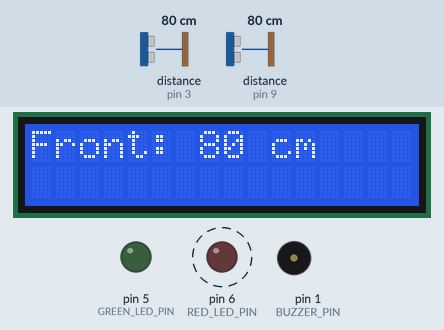
Bench run of a sketch on a simulated Arduino Uno, built with avr-gcc and run on an emulated ATmega328P. Shown: 16×2 character LCD, output pins drawn as LEDs (lit = HIGH), buzzer (waves = sounding). Wiring (inferred from the names in the program): 2 × ultrasonic range finder: trigger pin 2, echo pin 3 / trigger pin 4, echo pin 9. Dashed ring = blinking. The inputs (shaded band) are chosen by the test bench; at power-on: distance to the obstacle (sensors on pin 9, pin 3) 80 cm. The echo pulse lasts 58.3 µs per cm; pins used as bus, display or sensor lines are not drawn.

Above: at 3.2 s.
3.3 s: distance to the obstacle (sensor on pin 9) set to 197 cm
At 4.9 s:
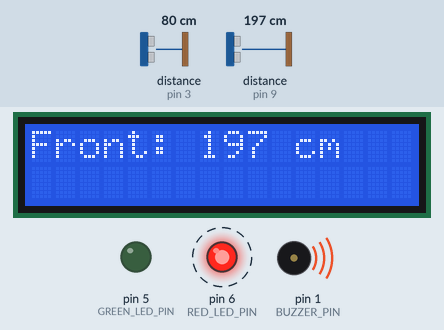
6.6 s: distance to the obstacle (sensor on pin 9) set to 200 cm
At 8.5 s:
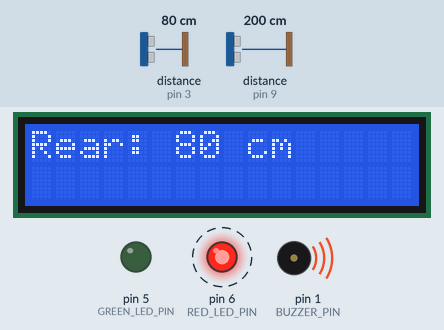
11.6 s: distance to the obstacle (sensor on pin 3) set to 195 cm
At 16.0 s:
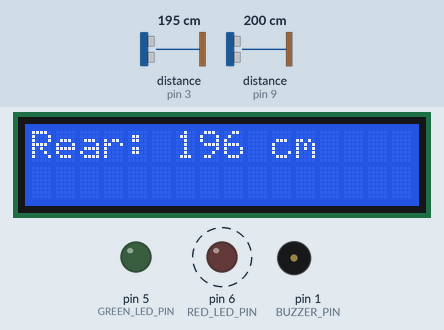
16.7 s: distance to the obstacle (sensor on pin 3) set to 203 cm
At 21.1 s:
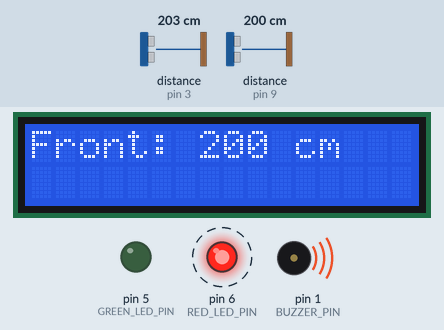
21.8 s: distance to the obstacle (sensor on pin 9) set to 299 cm
At 22.7 s:
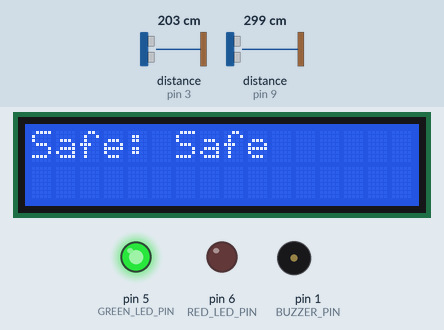
27.7 s: distance to the obstacle (sensor on pin 3) set to 2 cm
At 28.0 s:
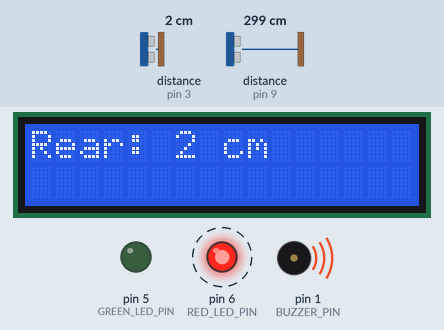
Timing chart, 0 to 31.4 s (numbered marks = the images above; inputs shaded):
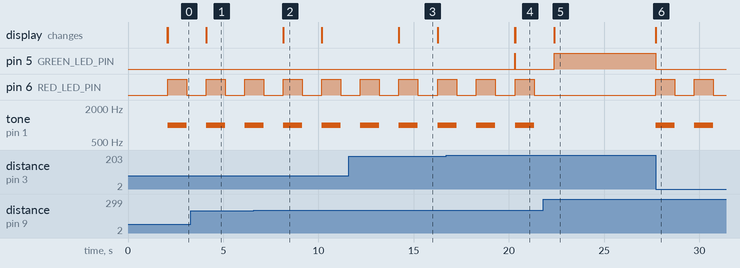

The sketch:

home_security_sys.ino
```cpp
#include <LiquidCrystal.h>
LiquidCrystal lcd = LiquidCrystal(8, 7, 13, 12, 11, 10); // Create an LCD object. Parameters: (RS, E, D4, D5, D6, D7):
const int FRONT_TRIG_PIN = 4;
const int FRONT_ECHO_PIN = 9;
const int REAR_TRIG_PIN = 2;
const int REAR_ECHO_PIN = 3;
const int BUZZER_PIN = 1;
const int RED_LED_PIN = 6;
const int GREEN_LED_PIN=5;


void setup() {
  pinMode(FRONT_TRIG_PIN, OUTPUT);
  pinMode(FRONT_ECHO_PIN, INPUT);
  pinMode(REAR_TRIG_PIN, OUTPUT);
  pinMode(REAR_ECHO_PIN, INPUT);
  pinMode(BUZZER_PIN, OUTPUT);
  pinMode(RED_LED_PIN, OUTPUT);
  pinMode(GREEN_LED_PIN, OUTPUT);

  lcd.begin(16, 2);
  lcd.setCursor(0, 0);
  lcd.print("Home Security");
  lcd.setCursor(0, 1);
  lcd.print("System");
  delay(2000);
  lcd.clear();
}

void loop() {
  int frontDistance = getDistance(FRONT_TRIG_PIN, FRONT_ECHO_PIN);
  int rearDistance = getDistance(REAR_TRIG_PIN, REAR_ECHO_PIN);

  if (frontDistance <= 200) {
    displaySuspectDistance("Front", frontDistance);
    alert();
  } else if (rearDistance <= 200) {
    displaySuspectDistance("Rear", rearDistance);
    alert();
  } else {
    displaySuspectDistance("Safe", 0); // Displays "Safe" when no suspects are detected
    digitalWrite(RED_LED_PIN, LOW);
    digitalWrite(GREEN_LED_PIN, HIGH);
  }
}

int getDistance(int trigPin, int echoPin) {
  digitalWrite(trigPin, LOW);
  delayMicroseconds(2);
  digitalWrite(trigPin, HIGH);
  delayMicroseconds(10);
  digitalWrite(trigPin, LOW);
  return pulseIn(echoPin, HIGH) / 58;
}

void displaySuspectDistance(String location, int distance) {
  lcd.clear();
  lcd.setCursor(0, 0);
  lcd.print(location + ": ");
  if (distance > 0) {
    lcd.print(distance);
    lcd.print(" cm");
  } else {
    lcd.print("Safe");
  }
}

void alert() {
  digitalWrite(GREEN_LED_PIN, LOW);
  digitalWrite(RED_LED_PIN, HIGH);
  tone(BUZZER_PIN, 1000);
  delay(1000);
  digitalWrite(RED_LED_PIN, LOW);
  noTone(BUZZER_PIN);
  delay(1000);
}
```

Measured:
- the behaviour switches between 199 and 200 cm on distance to the obstacle (sensor on pin 9) (found by bisection; images 1 and 2)
- the behaviour switches between 199 and 200 cm on distance to the obstacle (sensor on pin 3) (found by bisection; images 3 and 4)
- after the input at 3.3 s, the display: changes after 0.80 s (image 1)
- after the input at 6.6 s, the display: changes after 1.5 s (image 2)
- after the input at 11.6 s, the display: changes after 2.6 s (image 3)
- after the input at 16.7 s, pin 5 (GREEN_LED_PIN): LOW → HIGH after 3.6 s, → LOW 0.03 s later; the display: first changes after 3.6 s (image 4 shows a later state)
- after the input at 21.8 s, pin 6 (RED_LED_PIN): stops changing and stays LOW; tone on pin 1 (BUZZER_PIN): stops changing and stays silent
- after the input at 27.7 s, pin 5 (GREEN_LED_PIN): HIGH → LOW at once; pin 6 (RED_LED_PIN): alternates HIGH for 1.0 s and LOW for 1.0 s, starting at once; tone on pin 1 (BUZZER_PIN): alternates 1000 Hz for 1.0 s and silent for 1.0 s, starting at once; the display: changes at once (image 6)
